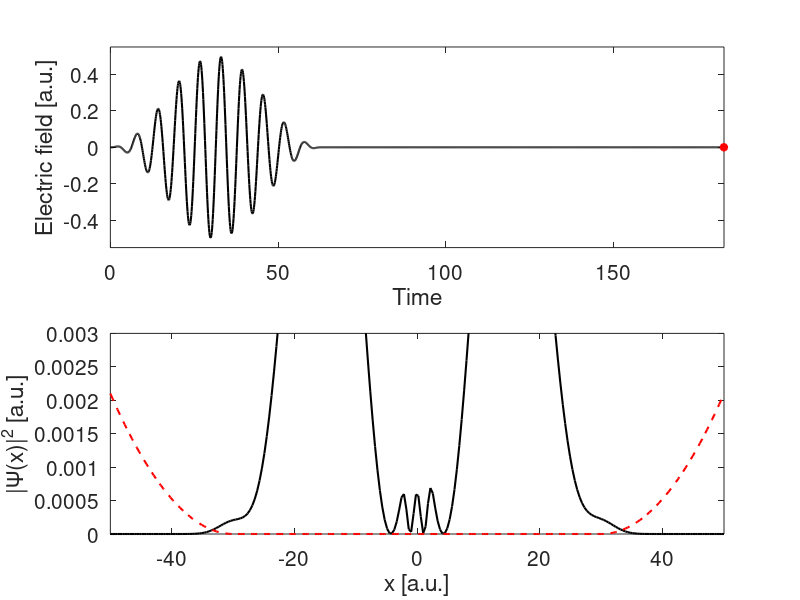
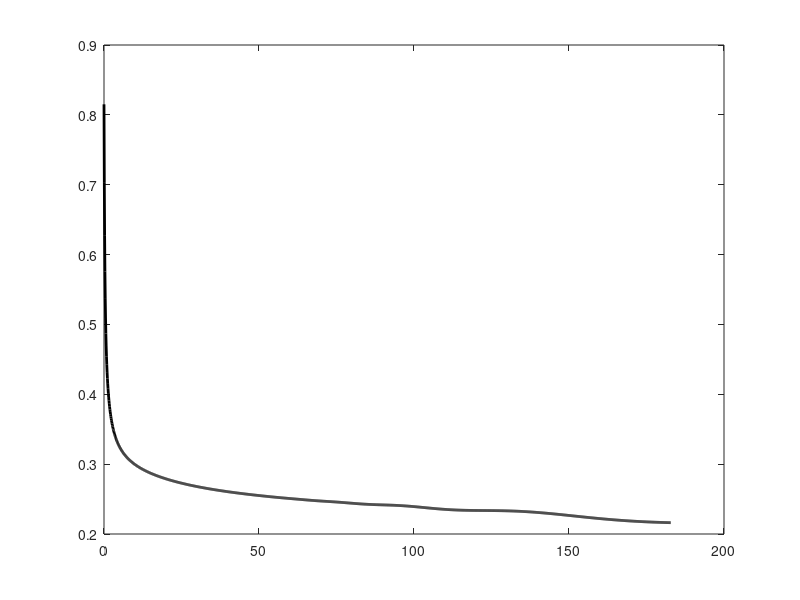

Reproduce these figures in MATLAB, in order. (Note: this script raises an error after producing the figures.)
% This script solve the Schrödinger equation for a 1D model of an atom 
% exposed to a linearly polarized laser pulse in the dipole approximation. 
% It does so by directly propagating the wave packet on a numerical grid 
% by means of a Magnus propagator approximated as a spilt operator.
%
% The purely time-dependent laser pulse is modelled as a sin^2-type 
% envelope times a sine-carrier. 
%
% The numerical domaine is truncated by imposing an absorber close to the 
% boundaries. The ammount of absorption is monitored in time and used to 
% estimate the total ionization probability in the end. A squre monomial 
% is used for the absoprtion potential.
%
% All parameters are given in atomic units.
%
% Inputs for the confining potential
% w     -   the width of the potential
% V0    -   the "height" of the potential (should be negative)
% s     -   "smoothness" parameter
%
% Inputs for the laser pulse 
% Ncycl  -   the number of optical cycles
% Tafter -   time propagation after pulse 
% omega  -   the central frequency of the laser
% E0     -   the strength of the pulse
%
%
% Inputs for the absorbing potential
% eta   - the absoprtion strength
% Onset - for |x| beyond this value, the absorbin potential is supported
%
% Numerical input parameters
% dt    - numerical time step
% N     - number of grid points, should be 2^n
% L     - the size of the numerical domain; it extends from -L/2 to L/2
% yMax    - the maximal y-value in the display of the wave packet
% Tafter - additional time of simulation - after the pulse is over
%
% All input parameters are hard coded initially.

% Inputs for the confining potential
w = 5;
V0 = -1;
s = 5;

% Inputs for the laser pulse
Ncycl  = 10;
omega = 1.0;
E0 = 0.5;

% Numerical input parameters
dt = .1;
N = 256;
L = 100;
yMax = 3e-3;
Tafter = 120;

% Inputs for the absorber
eta = 1e-2;
Onset = 30;
% Check that Onset is admissible
if Onset > L/2
  error('This value for Onset is too large.')
end


% Set up grid
h = L/(N-1);
x = transpose(linspace(-L/2, L/2, N));      % Column vector

% Confining potential
Vpot = @(x) V0./(exp(s*(abs(x)-w/2))+1);

% Laser field
Tpulse=Ncycl*2*pi/omega;
Epulse = @(t) (t>0 & t<Tpulse)*E0.*sin(pi*t/Tpulse).^2.*...
    sin(omega*t);

% Absorbing potential
Vabs = @(x) eta*(abs(x) > Onset).*(abs(x)-Onset).^2;

% Set up kinetic energy matrix by means of the fast 
% Fourier transform
k=2*pi/(N*h)*[0:(N/2-1), (-N/2:-1)];        % Vector with k-values
% Fourier transform the identity matrix:
Tmat = fft(eye(N));
% Multiply by (ik)^2
Tmat = diag(-k.^2)*Tmat;
% Transform back to x-representation
Tmat = ifft(Tmat);
Tmat = -1/2*Tmat;                   % Correct prefactor
% H0 - the Hermitian, time-independent part of the Hamiltonian
H0 = Tmat + diag(Vpot(x));
% Heff - H0 augmented with the complex absorbing potential
Heff = H0 - 1i*diag(Vabs(x));
% Half propagator corresponding to H0
UhalfH0 = expm(-1i*Heff*dt/2);                

% Diagonalize time-independent Hamiltonian
[U E] = eig(H0);                         % Diagonalization
E = diag(E);                             % Extract diagonal energies
[E SortInd] = sort(E);                   % Sort energies
U = U(:,SortInd)/sqrt(h);                % Sort eigenvectors and normalize
Psi = U(:,1);                            % Initiate wave function
disp(['Ground state energy: ',num2str(E(1)),'.'])         
Nbound = length(find(E<0));              % The number of bound states
disp(['The potential supports ',num2str(Nbound),' bound states.'])
clear Tmat H0;                       % Clear obsolete matrices

% Create plots
% Pulse vector for plotting 
tVector = 0:dt:(Tpulse+Tafter);
PulseVector = Epulse(tVector);

figure(1)
% Plot laser field - and progress
subplot(2,1,1)
plot(tVector, PulseVector, 'k-', 'linewidth', 1.5)
xlabel('Time [a.u.]')
ylabel('Electric field [a.u.]')
axis([0 Tpulse+Tafter -1.1*E0 1.1*E0])
hold on
plPulse = plot(0, Epulse(0), 'r*', 'linewidth', 2);
hold off
xlabel('Time')
set(gca, 'fontsize', 15)

% Wave packet
subplot(2,1,2)
pl1 = plot(x, abs(Psi).^2, 'k-', 'linewidth', 1.5);
% Scaling factor for plot:
ScalingFactor = 0.7*yMax/max(Vabs(x));
hold on
plot(x, ScalingFactor*Vabs(x), 'r--', 'linewidth', 1.5)
hold off
xlabel('x [a.u.]')
ylabel('|\Psi(x)|^2 [a.u.]')
set(gca, 'fontsize', 15)
axis([-L/2 L/2 0 yMax])
set(gca, 'fontsize', 15)

% Allocate vector with the norm
NormVector = zeros(1, length(tVector));

%
% Propagate
% First: For  t< Tpulse
t = 0;
index = 1;
while t < Tpulse
  % First half step, H_0
  Psi = UhalfH0*Psi;
  % Interaction
  Psi = diag(exp(-1i*Epulse(t+dt/2)*x*dt))*Psi;
  % Second half step, H0
  Psi = UhalfH0*Psi;
    
  % Calculate norm
  Norm = trapz(x, abs(Psi).^2);
  NormVector(index) = Norm;
  
  % Plot propagation of wave function and pulse on the fly
  set(plPulse, 'xdata', t, 'ydata', Epulse(t));  
  set(pl1, 'ydata', abs(Psi).^2);  
  drawnow

  % Update time and index
  t=t+dt;  
  index = index + 1;
end

% Second part of the propagation: t >= Tpluse
Ufull = UhalfH0^2;              % Full time-independent propagator
clear UhalfH0;
while t < Tpulse+Tafter
  % Full step, H_0
  Psi = Ufull*Psi;
  
  % Plot propagation of wave function and pulse on the fly
  set(plPulse, 'xdata', t, 'ydata', 0);  
  set(pl1, 'ydata', abs(Psi).^2);  
  drawnow
  
  % Calculate norm
  Norm = trapz(x, abs(Psi).^2);
  NormVector(index) = Norm;
  
  % Update time and index
  t=t+dt;  
  index = index + 1;
end

% Approximate ionization probability
Pabsorbed = 1 - Norm;
PionPercent = 100*Pabsorbed;
disp(['Ionization probability: ', num2str(PionPercent), '%.'])

% Plott time-dependent norm
figure(2)
plot(tVector, NormVector, 'k-', 'linewidth', 2)
hold on
xline(Tpulse, 'k--');
hold off
grid on
xlabel('Time [a.u.]')
ylabel('Probability')
set(gca, 'fontsize', 15)
